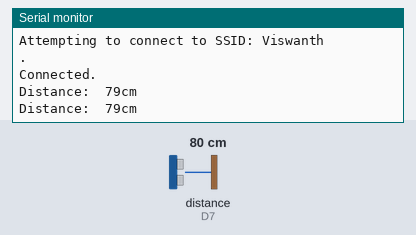
A sketch run on a simulated ESP8266 (NodeMCU). Parts: the last lines printed to the serial monitor. The inputs (shaded band) are chosen by the test bench; at power-on: distance to the obstacle (sensor on D7) 80 cm. The echo pulse lasts 58.3 µs per cm; WiFi joins after 1.5 s; servers stay silent unless stated.

Above: at 12.1 s.
12.2 s: distance to the obstacle (sensor on D7) set to 2 cm
At 18.1 s:
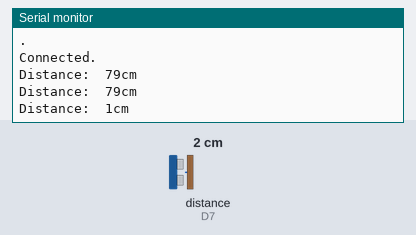
21.0 s: distance to the obstacle (sensor on D7) set to 4 cm
At 25.4 s:
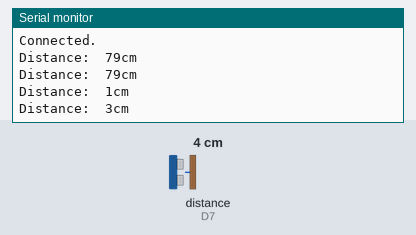
Timing chart, 0 to 26.9 s (numbered marks = the images above; inputs shaded):
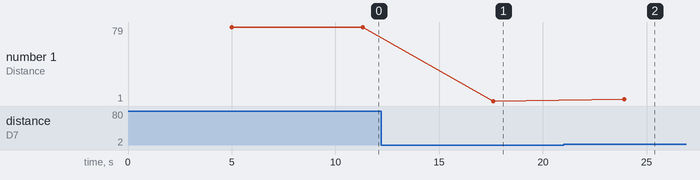

The sketch:

Distance.ino
```cpp
#define TrigPin D4
#define EchoPin D7
#include "ThingSpeak.h"
#include <ESP8266WiFi.h>

char ssid[] = "Viswanth";   // your network name
char pass[] = "jasthiuha";   // your network password
WiFiClient  client;

unsigned long myChannelField= 1490241;           //my Channel id
const int ChannelField = 1;                      //Channel Field
const char * myWriteApIKey = "ZEWCJB1L9XXH3CAX";  //write API key

void setup() {
  pinMode(TrigPin,OUTPUT);
  pinMode(EchoPin,INPUT);
  Serial.begin(9600);
  WiFi.mode(WIFI_STA);
  ThingSpeak.begin(client);
}
  int duration,distance;

void loop() {
  if(WiFi.status() != WL_CONNECTED)
  {
    Serial.print("Attempting to connect to SSID: ");
    Serial.println(ssid);
    while(WiFi.status() != WL_CONNECTED)
    {
      WiFi.begin(ssid, pass);
      Serial.print(".");
      delay(5000);
    }
  Serial.println("\nConnected.");
  }
digitalWrite(TrigPin,LOW);
delayMicroseconds(2);
digitalWrite(TrigPin,HIGH);
delayMicroseconds(10);
digitalWrite(TrigPin,LOW);
duration = pulseIn(EchoPin,HIGH);
distance = duration * 0.034/2;
Serial.print("Distance:\t");
Serial.print(distance);
Serial.print("cm");
Serial.print("\n");
delay(5000);
if(isnan(distance))
{
  Serial.print("Failed to read from the sensor");
  return;
}
ThingSpeak.writeField(myChannelField, ChannelField, distance, myWriteApIKey);

delay(1000);
}
```

Measured:
- after the input at 12.2 s, the serial monitor: prints a new line after 5.4 s (image 1)
- after the input at 21.0 s, the serial monitor: prints a new line after 2.9 s (image 2)
- plotted number 1: 79 → 1 after the input at 12.2 s, 1 → 3 after the input at 21.0 s
